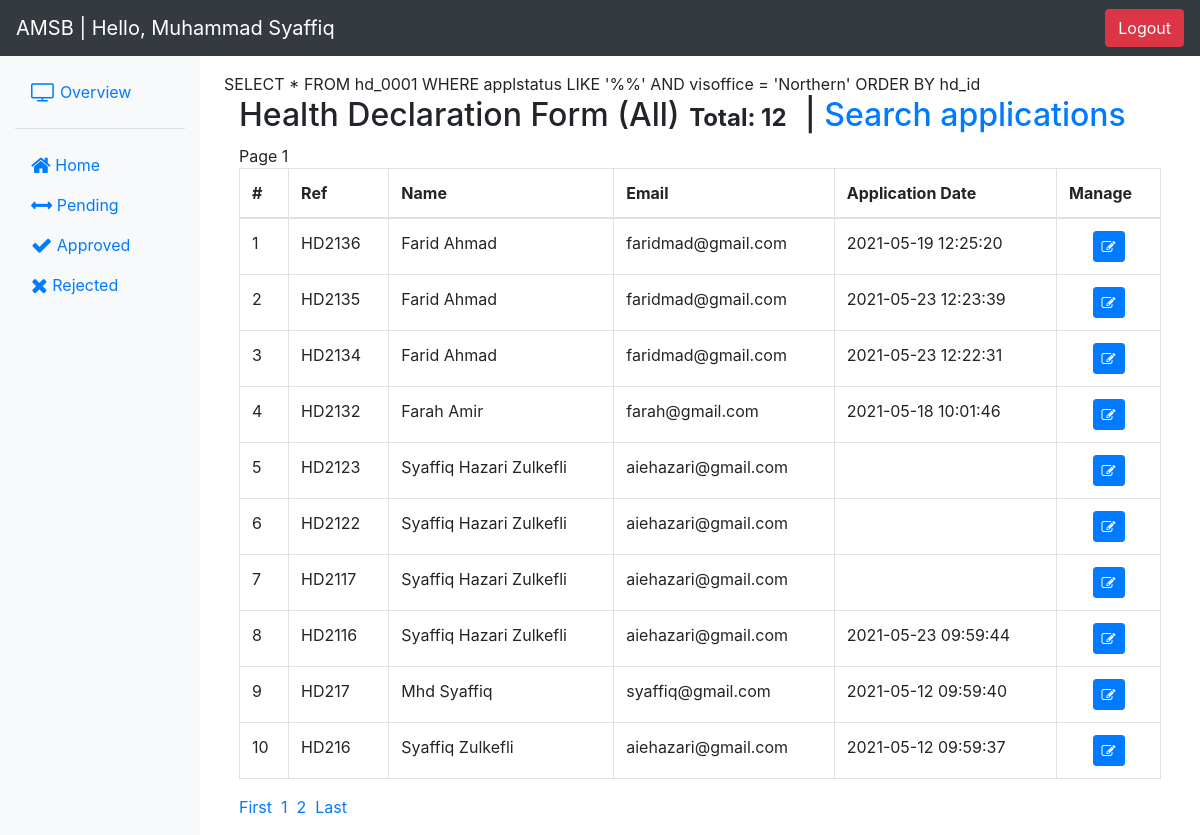
The page /formreview.php (signed in) on the database as committed earlier.
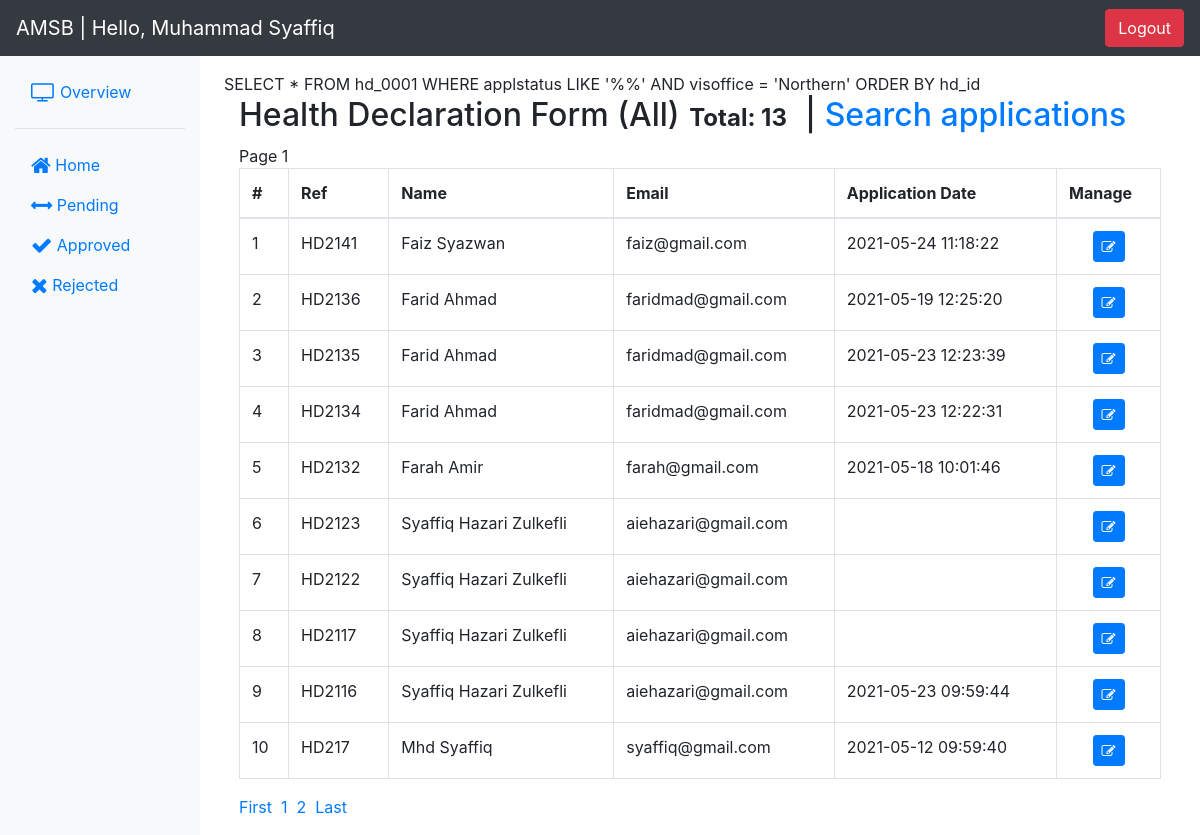
The same page on the database as committed later.
### tables this page shows
CREATE TABLE `hd_0001` (
  `hd_id` int(11) NOT NULL,
  `refnum` varchar(15) DEFAULT NULL,
  `fullname` varchar(50) DEFAULT NULL,
  `mykad` varchar(30) DEFAULT NULL,
  `visoffice` varchar(10) DEFAULT NULL,
  `appemail` varchar(100) DEFAULT NULL,
  `entryin` date DEFAULT NULL,
  `entryout` date DEFAULT NULL,
  `company` varchar(200) DEFAULT NULL,
  `caddress` varchar(100) DEFAULT NULL,
  `ccity` varchar(20) DEFAULT NULL,
  `cstate` varchar(20) DEFAULT NULL,
  `cpostal` varchar(10) DEFAULT NULL,
  `telno` varchar(30) DEFAULT NULL,
  `reasonentry` varchar(150) DEFAULT NULL,
  `nameconperson` varchar(50) DEFAULT NULL,
  `emailaddconperson` varchar(100) DEFAULT NULL,
  `radio1` varchar(5) DEFAULT NULL,
  `country` varchar(100) NOT NULL DEFAULT 'NA',
  `doafromcountries` date DEFAULT NULL,
  `radio2` varchar(5) DEFAULT NULL,
  `individu` varchar(100) NOT NULL DEFAULT 'NA',
  `areafrom` varchar(100) NOT NULL DEFAULT 'NA',
  `radio3` varchar(5) DEFAULT NULL,
  `radio4` varchar(5) DEFAULT NULL,
  `rescovid` varchar(10) NOT NULL DEFAULT 'NA',
  `datetest` date DEFAULT NULL,
  `loctest` varchar(50) NOT NULL DEFAULT 'NA',
  `cough` varchar(5) DEFAULT NULL,
  `diffbreathing` varchar(5) DEFAULT NULL,
  `fever` varchar(5) DEFAULT NULL,
  `flu` varchar(5) DEFAULT NULL,
  `sorethroat` varchar(5) DEFAULT NULL,
  `othersymptoms` varchar(300) DEFAULT NULL,
  `applstatus` varchar(10) NOT NULL DEFAULT 'Pending',
  `dt_apply` datetime DEFAULT NULL,
  `dt_updstatus` datetime DEFAULT NULL,
  `dt_updsby` int(11) DEFAULT NULL,
  `covtestresult` varchar(200) DEFAULT NULL
);

### login/lib/library.php (called while the page is built, shortened)
<?php
class DemoLib
{
    public function UserDetails($user_id)
    {
        try {
            $db = DB();
            $query = $db->prepare("SELECT user_id, name, username, email, usertype, ainloc FROM users WHERE user_id=:user_id");
            $query->bindParam("user_id", $user_id, PDO::PARAM_STR);
            $query->execute();
            if ($query->rowCount() > 0) {
                return $query->fetch(PDO::FETCH_OBJ);
            }
        } catch (PDOException $e) {
            exit($e->getMessage());
        }
    }
}

### formreview.php (the view, shortened to what this page needs)
<?php
include('login/assets.php');
if($_GET['view'] == ""){
  $toview = "%%";
} else {
$toview = $_GET['view'];
}
?>
    <div class="container-fluid">
      <div class="row">
        <nav class="col-md-2 d-none d-md-block bg-light sidebar">
          <div class="sidebar-sticky">
            <ul class="nav flex-column mb-2">
            <li class="nav-item">
                <a class="nav-link" href="#">
                  </a>
              </li>
              <li class="nav-item">
                <a class="nav-link" href="formdb.php">
              <i class="fa fa-tv fa-lg"></i> Overview </a>
              </li>
              <li class="nav-item">
              <hr>
              </li>
              <li class="nav-item">
                <a class="nav-link" href="formreview.php?view=">
              <i class="fa fa-home fa-lg"></i> Home </a>
              </li>
              <li class="nav-item">
                <a class="nav-link" href="?view=Pending">
              <i class="fa fa-arrows-h fa-lg"></i> Pending </a>
              </li>
              <li class="nav-item">
                <a class="nav-link" href="?view=Approved">
              <i class="fa fa-check fa-lg"></i> Approved </a>
              </li>
              <li class="nav-item">
                <a class="nav-link" href="?view=Reject">
              <i class="fa fa-times fa-lg"></i> Rejected </a>
              </li>
            </ul>
          </div>
        </nav>
        <main role="main" class="col-md-9 ml-sm-auto col-lg-10 pt-3 px-4">
<?php
if($_GET['view'] == ""){
  $toview = "%%";
} else {
$toview = $_GET['view'];
}
    $limit = 10;
    $s = $db->prepare("SELECT * FROM hd_0001 WHERE applstatus LIKE '$toview' AND visoffice = '$user->ainloc'");
    $s->execute();
    $total_results = $s->rowCount();
    $total_pages = ceil($total_results/$limit);
    if (!isset($_GET['page'])) {
        $page = 1;
    } else {
        $page = $_GET['page'];
    }
    $start = ($page-1)*$limit;
echo "SELECT * FROM hd_0001 WHERE applstatus LIKE '$toview' AND visoffice = '$user->ainloc' ORDER BY hd_id";
    $stmt = $db->prepare("SELECT * FROM hd_0001 WHERE applstatus LIKE '$toview' AND visoffice = '$user->ainloc' ORDER BY hd_id DESC LIMIT $start, $limit");
    $stmt->execute();
    $stmt->setFetchMode(PDO::FETCH_OBJ);
    $results = $stmt->fetchAll();
    $no = $page > 1 ? $start+1 : 1;
if($toview == "%%") {
  $toviewn = "All";
} else {
  $toviewn = $toview;
}
?>
<div class="container">
  <h2 class="">Health Declaration Form (<?php echo $toviewn; ?>)<span class="badge">Total: <?php echo $total_results; ?></span> | <a href="searchappl.php">Search applications</a></h2>
<?php
echo "Page $page";
?>
  <table class="table table-bordered">
    <thead>
      <tr>
        <th>#</th>
        <th>Ref</th>
        <th>Name</th>
        <th>Email</th>
        <th>Application Date</th>
        <th>Manage</th>
      </tr>
    </thead>
    <tbody>
        <?php foreach($results as $result){?>
          <tr>
            <td><?php echo $no; ?></td>
            <td><?php echo "HD" . date('y') . $result->hd_id; ?></td>
            <td><?php echo $result->fullname; ?></td>
            <td><?php echo $result->appemail; ?></td>
            <td><?php echo $result->dt_apply; ?></td>
            <td align="center"><a href="manageappl.php?view_id=<?php echo $result->hd_id; ?>"> <button type="button" class="btn btn-labeled btn-primary btn-sm"><span class="btn-label"><i class="fa fa-edit"></i></span></button></a></td>
          </tr>
        <?php $no++; } ?>
    </tbody>
  </table>
    <ul class="pagination">
        <li><a href="?page=1&view=<?php echo $toview; ?>">First</a>&nbsp;&nbsp;</li>
        <?php for($p=1; $p<=$total_pages; $p++){?>
            <li class="<?php echo $page == $p ? 'active' : ''; ?>"><a href="<?php echo '?page='.$p . '&view=' . $toview ?>"><?php echo $p; ?></a>&nbsp;&nbsp;</li>
        <?php }?>
        <li><a href="?page=<?php echo $total_pages; ?>&view=<?php echo $toview; ?>">Last</a></li>
    </ul>
</div>
 <?php
 include('login/footer.php');
 ?>

Rows that differ between the two databases and show on the page:
no longer on this page (row unchanged): hd_0001: hd_id "6", fullname "Syaffiq Zulkefli", appemail "aiehazari@gmail.com", dt_apply "2021-05-12 09:59:37"
added hd_0001: hd_id "41", fullname "Faiz Syazwan", appemail "faiz@gmail.com", dt_apply "2021-05-24 11:18:22"
Other text that changed with them:
$total_results: "12" → "13"
